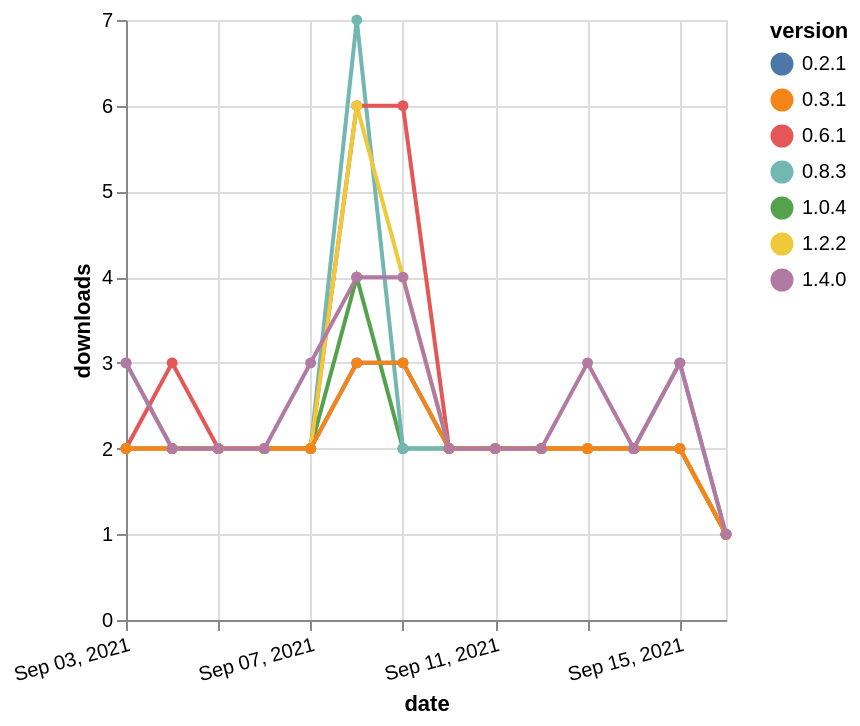

Write a Vega-Lite specification for this figure.
### Vega-Lite specification from a JSON file in a GitHub repository (floating-point values rounded to 4 significant figures)
{"$schema": "https://vega.github.io/schema/vega-lite/v5.json", "description": "A simple bar chart with embedded data.", "data": {"values": [{"date": "2021-09-03", "total": 2272, "delta": 2, "version": "1.0.4"}, {"date": "2021-09-04", "total": 2274, "delta": 2, "version": "1.0.4"}, {"date": "2021-09-05", "total": 2276, "delta": 2, "version": "1.0.4"}, {"date": "2021-09-06", "total": 2278, "delta": 2, "version": "1.0.4"}, {"date": "2021-09-07", "total": 2280, "delta": 2, "version": "1.0.4"}, {"date": "2021-09-08", "total": 2284, "delta": 4, "version": "1.0.4"}, {"date": "2021-09-09", "total": 2286, "delta": 2, "version": "1.0.4"}, {"date": "2021-09-10", "total": 2288, "delta": 2, "version": "1.0.4"}, {"date": "2021-09-11", "total": 2290, "delta": 2, "version": "1.0.4"}, {"date": "2021-09-12", "total": 2292, "delta": 2, "version": "1.0.4"}, {"date": "2021-09-13", "total": 2294, "delta": 2, "version": "1.0.4"}, {"date": "2021-09-14", "total": 2296, "delta": 2, "version": "1.0.4"}, {"date": "2021-09-15", "total": 2298, "delta": 2, "version": "1.0.4"}, {"date": "2021-09-16", "total": 2299, "delta": 1, "version": "1.0.4"}, {"date": "2021-09-03", "total": 2719, "delta": 3, "version": "0.8.3"}, {"date": "2021-09-04", "total": 2721, "delta": 2, "version": "0.8.3"}, {"date": "2021-09-05", "total": 2723, "delta": 2, "version": "0.8.3"}, {"date": "2021-09-06", "total": 2725, "delta": 2, "version": "0.8.3"}, {"date": "2021-09-07", "total": 2727, "delta": 2, "version": "0.8.3"}, {"date": "2021-09-08", "total": 2734, "delta": 7, "version": "0.8.3"}, {"date": "2021-09-09", "total": 2736, "delta": 2, "version": "0.8.3"}, {"date": "2021-09-10", "total": 2738, "delta": 2, "version": "0.8.3"}, {"date": "2021-09-11", "total": 2740, "delta": 2, "version": "0.8.3"}, {"date": "2021-09-12", "total": 2742, "delta": 2, "version": "0.8.3"}, {"date": "2021-09-13", "total": 2744, "delta": 2, "version": "0.8.3"}, {"date": "2021-09-14", "total": 2746, "delta": 2, "version": "0.8.3"}, {"date": "2021-09-15", "total": 2749, "delta": 3, "version": "0.8.3"}, {"date": "2021-09-16", "total": 2750, "delta": 1, "version": "0.8.3"}, {"date": "2021-09-03", "total": 2582, "delta": 2, "version": "0.2.1"}, {"date": "2021-09-04", "total": 2584, "delta": 2, "version": "0.2.1"}, {"date": "2021-09-05", "total": 2586, "delta": 2, "version": "0.2.1"}, {"date": "2021-09-06", "total": 2588, "delta": 2, "version": "0.2.1"}, {"date": "2021-09-07", "total": 2590, "delta": 2, "version": "0.2.1"}, {"date": "2021-09-08", "total": 2593, "delta": 3, "version": "0.2.1"}, {"date": "2021-09-09", "total": 2596, "delta": 3, "version": "0.2.1"}, {"date": "2021-09-10", "total": 2598, "delta": 2, "version": "0.2.1"}, {"date": "2021-09-11", "total": 2600, "delta": 2, "version": "0.2.1"}, {"date": "2021-09-12", "total": 2602, "delta": 2, "version": "0.2.1"}, {"date": "2021-09-13", "total": 2604, "delta": 2, "version": "0.2.1"}, {"date": "2021-09-14", "total": 2606, "delta": 2, "version": "0.2.1"}, {"date": "2021-09-15", "total": 2608, "delta": 2, "version": "0.2.1"}, {"date": "2021-09-16", "total": 2609, "delta": 1, "version": "0.2.1"}, {"date": "2021-09-03", "total": 5493, "delta": 2, "version": "0.6.1"}, {"date": "2021-09-04", "total": 5496, "delta": 3, "version": "0.6.1"}, {"date": "2021-09-05", "total": 5498, "delta": 2, "version": "0.6.1"}, {"date": "2021-09-06", "total": 5500, "delta": 2, "version": "0.6.1"}, {"date": "2021-09-07", "total": 5502, "delta": 2, "version": "0.6.1"}, {"date": "2021-09-08", "total": 5508, "delta": 6, "version": "0.6.1"}, {"date": "2021-09-09", "total": 5514, "delta": 6, "version": "0.6.1"}, {"date": "2021-09-10", "total": 5516, "delta": 2, "version": "0.6.1"}, {"date": "2021-09-11", "total": 5518, "delta": 2, "version": "0.6.1"}, {"date": "2021-09-12", "total": 5520, "delta": 2, "version": "0.6.1"}, {"date": "2021-09-13", "total": 5522, "delta": 2, "version": "0.6.1"}, {"date": "2021-09-14", "total": 5524, "delta": 2, "version": "0.6.1"}, {"date": "2021-09-15", "total": 5526, "delta": 2, "version": "0.6.1"}, {"date": "2021-09-16", "total": 5527, "delta": 1, "version": "0.6.1"}, {"date": "2021-09-03", "total": 2462, "delta": 2, "version": "1.2.2"}, {"date": "2021-09-04", "total": 2464, "delta": 2, "version": "1.2.2"}, {"date": "2021-09-05", "total": 2466, "delta": 2, "version": "1.2.2"}, {"date": "2021-09-06", "total": 2468, "delta": 2, "version": "1.2.2"}, {"date": "2021-09-07", "total": 2470, "delta": 2, "version": "1.2.2"}, {"date": "2021-09-08", "total": 2476, "delta": 6, "version": "1.2.2"}, {"date": "2021-09-09", "total": 2480, "delta": 4, "version": "1.2.2"}, {"date": "2021-09-10", "total": 2482, "delta": 2, "version": "1.2.2"}, {"date": "2021-09-11", "total": 2484, "delta": 2, "version": "1.2.2"}, {"date": "2021-09-12", "total": 2486, "delta": 2, "version": "1.2.2"}, {"date": "2021-09-13", "total": 2488, "delta": 2, "version": "1.2.2"}, {"date": "2021-09-14", "total": 2490, "delta": 2, "version": "1.2.2"}, {"date": "2021-09-15", "total": 2492, "delta": 2, "version": "1.2.2"}, {"date": "2021-09-16", "total": 2493, "delta": 1, "version": "1.2.2"}, {"date": "2021-09-03", "total": 2896, "delta": 2, "version": "0.3.1"}, {"date": "2021-09-04", "total": 2898, "delta": 2, "version": "0.3.1"}, {"date": "2021-09-05", "total": 2900, "delta": 2, "version": "0.3.1"}, {"date": "2021-09-06", "total": 2902, "delta": 2, "version": "0.3.1"}, {"date": "2021-09-07", "total": 2904, "delta": 2, "version": "0.3.1"}, {"date": "2021-09-08", "total": 2907, "delta": 3, "version": "0.3.1"}, {"date": "2021-09-09", "total": 2910, "delta": 3, "version": "0.3.1"}, {"date": "2021-09-10", "total": 2912, "delta": 2, "version": "0.3.1"}, {"date": "2021-09-11", "total": 2914, "delta": 2, "version": "0.3.1"}, {"date": "2021-09-12", "total": 2916, "delta": 2, "version": "0.3.1"}, {"date": "2021-09-13", "total": 2918, "delta": 2, "version": "0.3.1"}, {"date": "2021-09-14", "total": 2920, "delta": 2, "version": "0.3.1"}, {"date": "2021-09-15", "total": 2922, "delta": 2, "version": "0.3.1"}, {"date": "2021-09-16", "total": 2923, "delta": 1, "version": "0.3.1"}, {"date": "2021-09-03", "total": 1619, "delta": 3, "version": "1.4.0"}, {"date": "2021-09-04", "total": 1621, "delta": 2, "version": "1.4.0"}, {"date": "2021-09-05", "total": 1623, "delta": 2, "version": "1.4.0"}, {"date": "2021-09-06", "total": 1625, "delta": 2, "version": "1.4.0"}, {"date": "2021-09-07", "total": 1628, "delta": 3, "version": "1.4.0"}, {"date": "2021-09-08", "total": 1632, "delta": 4, "version": "1.4.0"}, {"date": "2021-09-09", "total": 1636, "delta": 4, "version": "1.4.0"}, {"date": "2021-09-10", "total": 1638, "delta": 2, "version": "1.4.0"}, {"date": "2021-09-11", "total": 1640, "delta": 2, "version": "1.4.0"}, {"date": "2021-09-12", "total": 1642, "delta": 2, "version": "1.4.0"}, {"date": "2021-09-13", "total": 1645, "delta": 3, "version": "1.4.0"}, {"date": "2021-09-14", "total": 1647, "delta": 2, "version": "1.4.0"}, {"date": "2021-09-15", "total": 1650, "delta": 3, "version": "1.4.0"}, {"date": "2021-09-16", "total": 1651, "delta": 1, "version": "1.4.0"}]}, "width": "container", "mark": {"type": "line", "point": {"filled": true}}, "encoding": {"x": {"field": "date", "type": "temporal", "timeUnit": "yearmonthdate", "title": "date", "axis": {"labelAngle": -15}}, "y": {"field": "delta", "type": "quantitative", "title": "downloads"}, "color": {"field": "version", "type": "nominal"}, "tooltip": {"field": "delta"}}}
